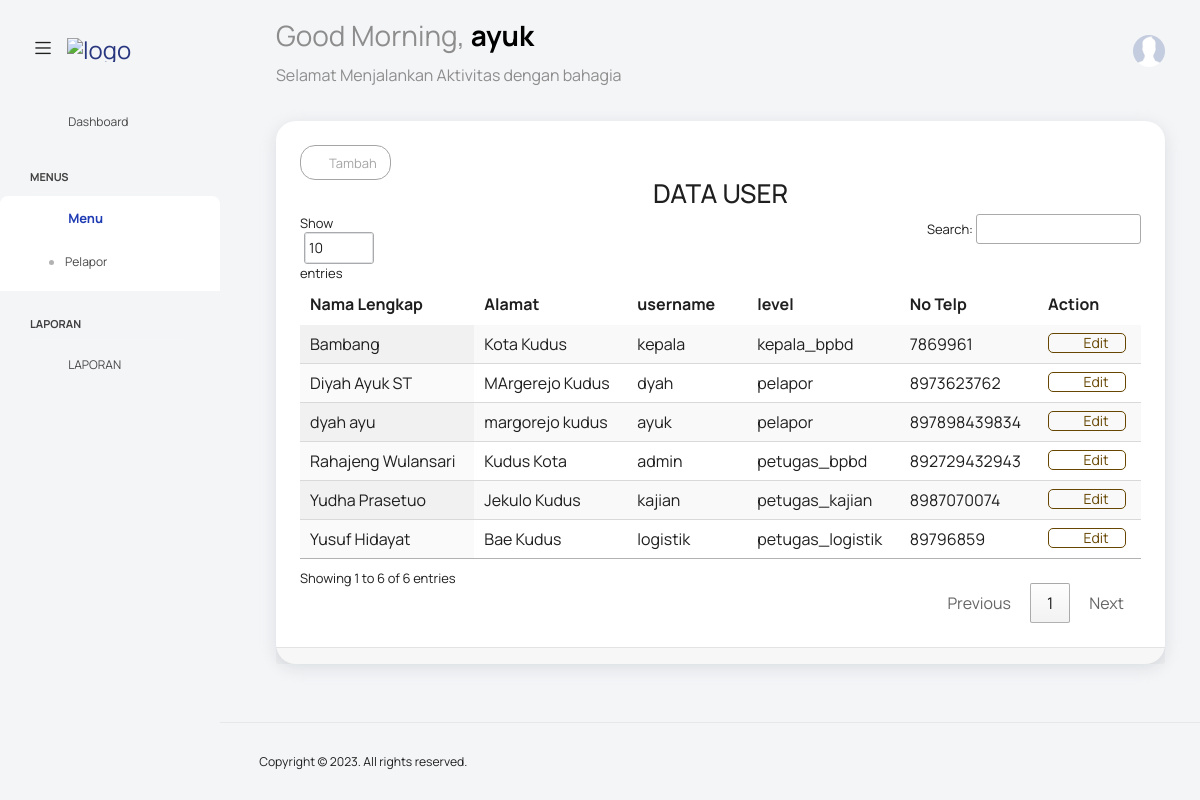
/?user=user (signed in), run on the app's committed database.
### tables this page shows
CREATE TABLE `user` (
  `id_user` int(11) NOT NULL,
  `username` varchar(100) DEFAULT NULL,
  `password` varchar(100) DEFAULT NULL,
  `level` varchar(20) DEFAULT NULL
);

CREATE TABLE `petugas_bpbd` (
  `id_petugas_bpbd` int(11) NOT NULL,
  `id_user` int(11) NOT NULL,
  `nama` varchar(100) DEFAULT NULL,
  `alamat` text DEFAULT NULL,
  `no_telp` varchar(13) DEFAULT NULL
);

CREATE TABLE `kepala_bpbd` (
  `id_kepala_bpbd` int(11) NOT NULL,
  `id_user` int(11) NOT NULL,
  `nama` varchar(100) DEFAULT NULL,
  `alamat` text DEFAULT NULL,
  `no_telp` varchar(13) DEFAULT NULL
);

CREATE TABLE `pelapor` (
  `id_pelapor` int(11) NOT NULL,
  `id_user` int(11) NOT NULL,
  `id_daftar` int(11) NOT NULL,
  `nama_pelapor` varchar(100) DEFAULT NULL,
  `alamat_pelapor` text DEFAULT NULL,
  `no_telp_pelapor` varchar(14) DEFAULT NULL
);

CREATE TABLE `petugas_logistik` (
  `id_petugas_logistik` int(11) NOT NULL,
  `id_user` int(11) NOT NULL,
  `nama` varchar(100) DEFAULT NULL,
  `alamat` text DEFAULT NULL,
  `no_telp` varchar(13) DEFAULT NULL
);

CREATE TABLE `petugas_kajian` (
  `id_petugas_kajian` int(11) NOT NULL,
  `id_user` int(11) NOT NULL,
  `nama` varchar(100) DEFAULT NULL,
  `alamat` text DEFAULT NULL,
  `no_telp` varchar(13) DEFAULT NULL
);

### config/config.php (called while the page is built, shortened)
<?php
class Config {
    public function UrlWeb(){
        $url = "http://localhost/pengaduan-bpbd";
        return $url;
    }
    public function TemplateAdmin($page){
        $url = $this->UrlWeb();
        include "views/partials/_header.php";
        include "views/partials/_navbar.php";
        include "views/partials/_sidebar.php";
        include $page;
        include "views/partials/_footer.php";
    }
}

### function.php (called while the page is built, shortened)
<?php
function Querybanyak($query){
    $mysqli = new mysqli("localhost","root","","pengaduan-bpbd");
    return $mysqli->query($query);
}
function Querysatudata($query){
    $koneksi = mysqli_connect("localhost","root","","pengaduan-bpbd");
    $query_cek = mysqli_query($koneksi, $query);
    return mysqli_fetch_array($query_cek, MYSQLI_BOTH);
}

### views/users/user.php (the view)
<div class="main-panel">
  <div class="content-wrapper">
    <div class="row">
      <div class="col-lg-12 grid-margin stretch-card">
        <div class="card">
          <div class="card-body">
            <div class="row">
              <div class="col-lg-12">
                <a href="<?= $url ?>?user=add" class="btn btn-sm btn-outline-secondary">
                    <i class="mdi mdi-library-plus"></i>
                    Tambah
                  </a>
              </div>
              <div class="col-lg-12 text-center">
                <h2>DATA USER</h2>
              </div>
            </div>
            <div class="table-responsive">
              <table id="myTable" class=" display">
                <thead>
                  <tr>
                    <th>
                      Nama Lengkap
                    </th>
                    <th>
                      Alamat
                    </th>
                    <th>
                      username
                    </th>
                    <th>
                      level
                    </th>
                    <th>
                      No Telp
                    </th>
                    <th>
                      Action
                    </th>
                  </tr>
                </thead>
                <tbody>
                  <?php
                      $users = Querybanyak("SELECT * FROM user");
                      foreach($users as $user){
                  ?>
                  <tr>
                    <td class="py-1">
                      <?php
                        $nama = "";
                        $no_telp = "";
                        $alamat = "";
                        switch ($user['level']){
                          case "petugas_bpbd":
                              $petugas_bpbd = Querysatudata("SELECT * FROM petugas_bpbd WHERE id_user = ".$user['id_user']." ");
                              $nama = $petugas_bpbd['nama'];
                              $no_telp = $petugas_bpbd['no_telp'];
                              $alamat = $petugas_bpbd['alamat'];
                            break;
                          case "petugas_kajian":
                              $petugas_kajian = Querysatudata("SELECT * FROM petugas_kajian WHERE id_user = ".$user['id_user']." ");
                              $nama = $petugas_kajian['nama'];
                              $no_telp = $petugas_kajian['no_telp'];
                              $alamat = $petugas_kajian['alamat'];
                            break;
                          case "petugas_logistik":
                              $petugas_logistik = Querysatudata("SELECT * FROM petugas_logistik WHERE id_user = ".$user['id_user']." ");
                              $nama = $petugas_logistik['nama'];
                              $no_telp = $petugas_logistik['no_telp'];
                              $alamat = $petugas_logistik['alamat'];
                            break;
                          case "kepala_bpbd":
                              $kepala_bpbd = Querysatudata("SELECT * FROM kepala_bpbd WHERE id_user = ".$user['id_user']." ");
                              $nama = $kepala_bpbd['nama'];
                              $no_telp = $kepala_bpbd['no_telp'];
                              $alamat = $kepala_bpbd['alamat'];
                            break;
                          case "pelapor":
                              $pelapor = Querysatudata("SELECT * FROM pelapor WHERE id_user = ".$user['id_user']." ");
                              $nama = $pelapor['nama_pelapor'];
                              $no_telp = $pelapor['no_telp_pelapor'];
                              $alamat = $pelapor['alamat_pelapor'];
                            break;
                        }
                      ?>
                      <?= $nama ?>
                    </td>
                    <td> <?= $alamat ?>
                    </td>
                    <td>
                      <?= $user['username']; ?>
                    </td>
                    <td>
                      <?= $user['level']; ?>
                    </td>
                    <td>
                      <?= $no_telp ?>
                    </td>
                    <td>
                      <a href="<?= $url ?>/?user=edit&id=<?= $user['id_user']; ?>" class="btn btn-lg btn-outline-warning btn-icon-text">
                        <i class="ti-pencil-alt"></i>
                        Edit
                      </a>
                    </td>
                  </tr>
                  <?php
                      }
                  ?>
                </tbody>
              </table>
            </div>
          </div>
          <div class="card-footer">
          </div>
        </div>
      </div>
    </div>
  </div>

### data on the page
user: petugas_bpbd.nama "Rahajeng Wulansari", petugas_bpbd.alamat "Kudus Kota", username "admin", level "petugas_bpbd", petugas_bpbd.no_telp "892729432943"
user: kepala_bpbd.nama "Bambang", kepala_bpbd.alamat "Kota Kudus", username "kepala", level "kepala_bpbd", kepala_bpbd.no_telp "7869961"
user: pelapor.nama_pelapor "dyah ayu", pelapor.alamat_pelapor "margorejo kudus", username "ayuk", level "pelapor", pelapor.no_telp_pelapor "897898439834"
user: petugas_logistik.nama "Yusuf Hidayat", petugas_logistik.alamat "Bae Kudus", username "logistik", level "petugas_logistik", petugas_logistik.no_telp "89796859"
user: petugas_kajian.nama "Yudha Prasetuo", petugas_kajian.alamat "Jekulo Kudus", username "kajian", level "petugas_kajian", petugas_kajian.no_telp "8987070074"
user: pelapor.nama_pelapor "Diyah Ayuk ST", pelapor.alamat_pelapor "MArgerejo Kudus", username "dyah", level "pelapor", pelapor.no_telp_pelapor "8973623762"

### other printed values
$_SESSION['username'] "ayuk"
